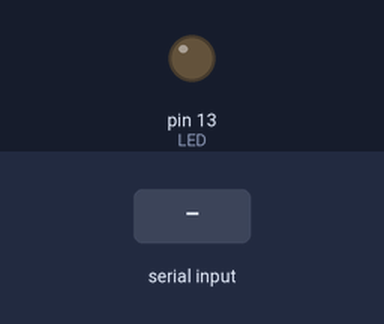
This sketch was run on a simulated Arduino Uno, built with avr-gcc and run on an emulated ATmega328P. Parts: output pins drawn as LEDs (lit = HIGH). Inputs (shaded band) come from the test bench.

Above: at 1.2 s.
1.3 s: byte 1 (1) received over Serial
At 2.5 s:
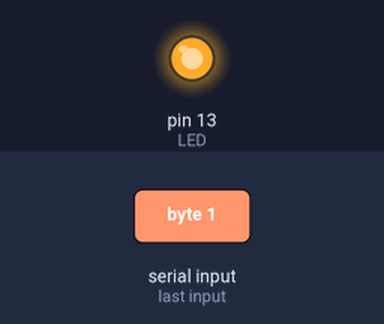
Timing chart, 0 to 4.3 s (numbered marks = the images above; inputs shaded):
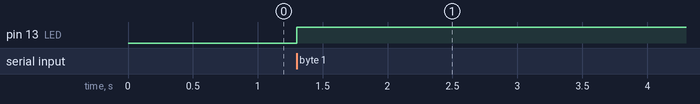

The sketch:

SS9_LightControl.ino
```cpp
#define LED 13
int val = 0;

void setup() {
  Serial.begin(9600);
  pinMode(LED, OUTPUT);
}

void loop() {
  if (Serial.available())
    val = Serial.read();
  if (val == 1)
    digitalWrite(LED, HIGH);
  else if (val == 0)
    digitalWrite(LED, LOW);
}
```

Measured:
- after the input at 1.3 s, pin 13 (LED): LOW → HIGH at once
